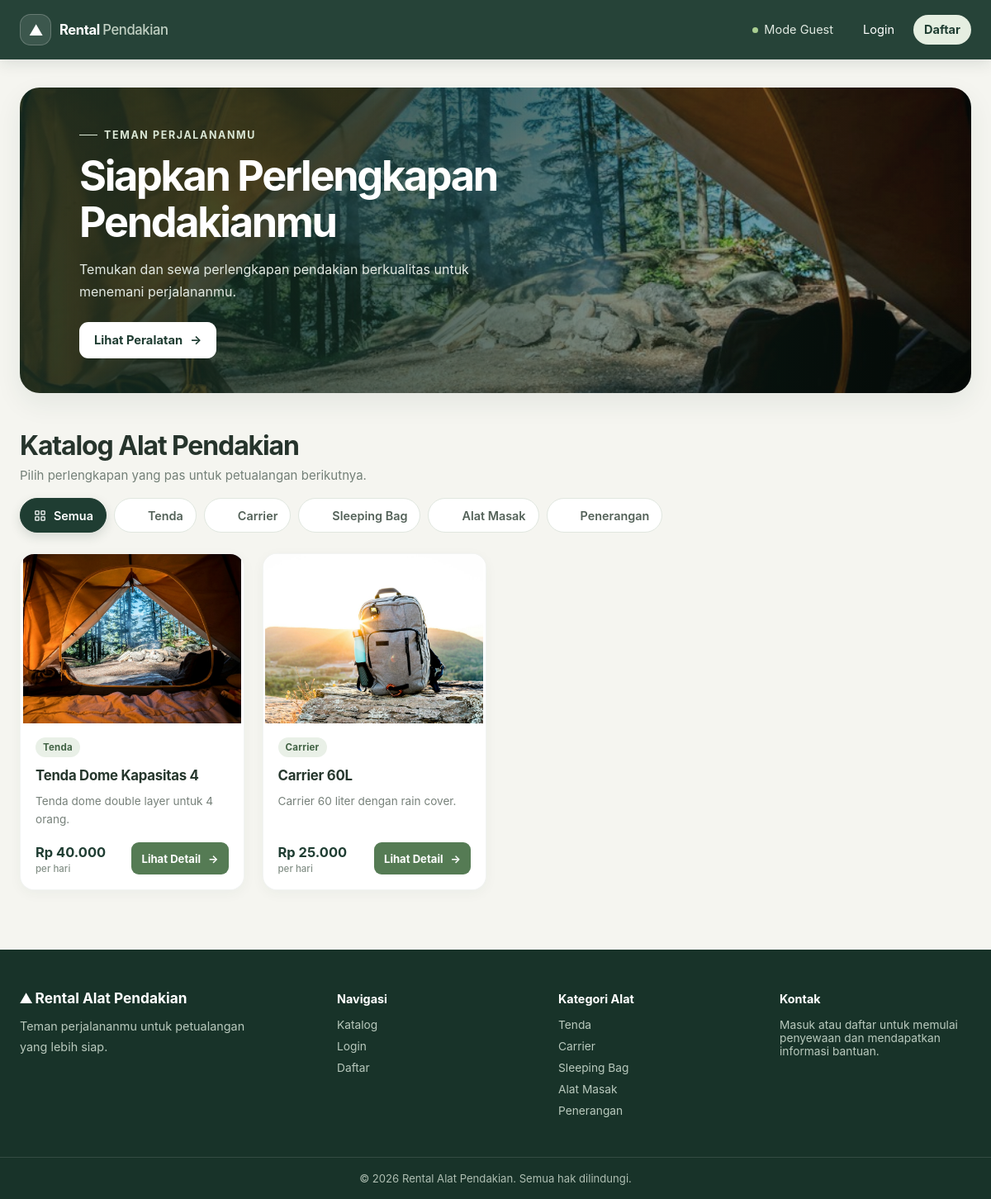
The page / on the database its author committed.
### tables this page shows
CREATE TABLE categories (
  id    INT AUTO_INCREMENT PRIMARY KEY,
  nama  VARCHAR(50) NOT NULL,
  slug  VARCHAR(60) NOT NULL UNIQUE
);

CREATE TABLE products (
  id              INT AUTO_INCREMENT PRIMARY KEY,
  category_id     INT NOT NULL,
  nama            VARCHAR(150) NOT NULL,
  deskripsi       TEXT,
  harga_per_hari  INT NOT NULL,
  deposit         INT NOT NULL DEFAULT 0,          
  gambar          VARCHAR(255),
  is_active       TINYINT(1) NOT NULL DEFAULT 1,
  created_at      TIMESTAMP DEFAULT CURRENT_TIMESTAMP,
  FOREIGN KEY (category_id) REFERENCES categories(id)
);

### includes/functions.php (called while the page is built, shortened)
<?php
function e($s){ return htmlspecialchars((string)$s, ENT_QUOTES, 'UTF-8'); }
function rp($n){ return 'Rp ' . number_format($n, 0, ',', '.'); }

### index.php (the view, shortened to what this page needs)
<?php include 'includes/header.php';
$cats = $pdo->query("SELECT * FROM categories")->fetchAll();
$slug = $_GET['kategori'] ?? '';
$sql = "SELECT p.*, c.nama AS kategori, c.slug AS kategori_slug FROM products p JOIN categories c ON c.id=p.category_id WHERE p.is_active=1";
$args = [];
$st = $pdo->prepare($sql); $st->execute($args); $produk = $st->fetchAll();
$imageByCategory = [
  'tenda' => 'tenda.jpg',
  'carrier' => 'carrier.jpg',
  'sleeping-bag' => 'sleeping-bag.jpg',
  'alat-masak' => 'alat-masak.jpg',
  'penerangan' => 'penerangan.jpg',
];
$categoryIcons = [
  'tenda' => '<svg viewBox="0 0 24 24" fill="none" stroke="currentColor" stroke-width="1.7" stroke-linecap="round" stroke-linejoin="round"><path d="m3 20 9-16 9 16H3Z"/><path d="m12 4 3 16M12 13l-3 7"/></svg>',
  'carrier' => '<svg viewBox="0 0 24 24" fill="none" stroke="currentColor" stroke-width="1.7" stroke-linecap="round" stroke-linejoin="round"><path d="M8 5a4 4 0 0 1 8 0"/><path d="M6 7h12l2 13H4L6 7Z"/><path d="M8 11h8v5H8zM6 9l-2 2m14-2 2 2"/></svg>',
  'sleeping-bag' => '<svg viewBox="0 0 24 24" fill="none" stroke="currentColor" stroke-width="1.7" stroke-linecap="round" stroke-linejoin="round"><path d="M3 18h18M5 18v-5a3 3 0 0 1 3-3h8a3 3 0 0 1 3 3v5"/><path d="M7 10V7a2 2 0 0 1 2-2h6a2 2 0 0 1 2 2v3"/></svg>',
  'alat-masak' => '<svg viewBox="0 0 24 24" fill="none" stroke="currentColor" stroke-width="1.7" stroke-linecap="round" stroke-linejoin="round"><path d="M4 10h16l-2 10H6L4 10Z"/><path d="M3 7h18M8 4v3m8-3v3M8 14h8"/></svg>',
  'penerangan' => '<svg viewBox="0 0 24 24" fill="none" stroke="currentColor" stroke-width="1.7" stroke-linecap="round" stroke-linejoin="round"><path d="m14 3 7 7-10 10-7-7L14 3Z"/><path d="m11 6 7 7M3 21l3-3M6 10l8 8"/></svg>',
];
?>
<section class="catalog-hero">
  <div class="hero-copy">
    <span class="hero-eyebrow">Teman perjalananmu</span>
    <h1>Siapkan Perlengkapan Pendakianmu</h1>
    <p>Temukan dan sewa perlengkapan pendakian berkualitas untuk menemani perjalananmu.</p>
    <a class="btn btn-light" href="#produk">Lihat Peralatan <span aria-hidden="true">→</span></a>
  </div>
</section>
<section id="produk" aria-labelledby="catalog-title">
  <div class="catalog-heading">
    <div>
      <h2 id="catalog-title">Katalog Alat Pendakian</h2>
      <p>Pilih perlengkapan yang pas untuk petualangan berikutnya.</p>
    </div>
  </div>
  <div class="category-list" aria-label="Filter kategori">
    <a class="chip <?= !$slug ? 'on' : '' ?>" href="index.php">
      <span class="category-icon" aria-hidden="true"></span>
      Semua
    </a>
    <?php foreach ($cats as $c): ?>
      <a class="chip <?= $slug === $c['slug'] ? 'on' : '' ?>" href="?kategori=<?= e($c['slug']) ?>">
        <span class="category-icon" aria-hidden="true"><?= $categoryIcons[$c['slug']] ?? '' ?></span>
        <?= e($c['nama']) ?>
      </a>
    <?php endforeach; ?>
  </div>
  <?php if ($produk): ?>
    <div class="grid">
      <?php foreach ($produk as $p):
        $fallbackImage = 'assets/images/catalog/' . ($imageByCategory[$p['kategori_slug']] ?? $imageByCategory['tenda']);
        $uploadedImage = !empty($p['gambar']) ? basename($p['gambar']) : '';
        $image = $uploadedImage && is_file(__DIR__ . '/uploads/produk/' . $uploadedImage)
          ? 'uploads/produk/' . $uploadedImage
          : $fallbackImage;
        $deskripsi = trim((string)($p['deskripsi'] ?? ''));
      ?>
        <article class="card">
          <div class="card-image">
            <img src="<?= e($image) ?>" alt="<?= e($p['nama']) ?>" loading="lazy">
          </div>
          <div class="card-content">
            <span class="category-badge"><?= e($p['kategori']) ?></span>
            <h3><?= e($p['nama']) ?></h3>
            <p class="card-description"><?= e($deskripsi) ?></p>
            <div class="card-bottom">
              <div class="price"><?= rp($p['harga_per_hari']) ?><small>per hari</small></div>
              <a class="btn" href="produk.php?id=<?= (int)$p['id'] ?>">Lihat Detail <span aria-hidden="true">→</span></a>
            </div>
          </div>
        </article>
      <?php endforeach; ?>
    </div>
  <?php endif; ?>
</section>
<?php include 'includes/footer.php'; ?>

### includes/header.php (shortened to what this page needs)
<?php require_once __DIR__ . '/functions.php'; ?>
<!DOCTYPE html><html lang="id"><head><meta charset="UTF-8">
<title>Rental Alat Pendakian</title><link rel="stylesheet" href="assets/css/style.css"></head><body>
<nav><a class="brand" href="index.php"><span class="brand-mark" aria-hidden="true">⛰</span><span>Rental <span class="brand-sub">Pendakian</span></span></a><div>
<?php if (!empty($_SESSION['user_id']) && ($_SESSION['user_role'] ?? '') === 'user'): ?>
  <a href="riwayat.php">Sewa Saya</a>
  <a href="logout.php">Logout <?= e($_SESSION['user_username']) ?></a>
<?php else: ?><span class="guest-label">Mode Guest</span><a href="login.php">Login</a><a href="register.php">Daftar</a><?php endif; ?>
</div></nav><main>

### includes/footer.php
</main>
<footer>
  <div class="footer-inner">
    <div class="footer-about">
      <div class="footer-brand">⛰ Rental Alat Pendakian</div>
      <p>Teman perjalananmu untuk petualangan yang lebih siap.</p>
    </div>
    <div class="footer-col">
      <h3>Navigasi</h3>
      <a href="index.php">Katalog</a>
      <a href="login.php">Login</a>
      <a href="register.php">Daftar</a>
    </div>
    <div class="footer-col">
      <h3>Kategori Alat</h3>
      <a href="index.php?kategori=tenda">Tenda</a>
      <a href="index.php?kategori=carrier">Carrier</a>
      <a href="index.php?kategori=sleeping-bag">Sleeping Bag</a>
      <a href="index.php?kategori=alat-masak">Alat Masak</a>
      <a href="index.php?kategori=penerangan">Penerangan</a>
    </div>
    <div class="footer-col">
      <h3>Kontak</h3>
      <p>Masuk atau daftar untuk memulai penyewaan dan mendapatkan informasi bantuan.</p>
    </div>
  </div>
  <div class="footer-bottom">© <?= date('Y') ?> Rental Alat Pendakian. Semua hak dilindungi.</div>
</footer>
</body></html>

### rows shown on the page
categories: nama "Tenda"
categories: nama "Carrier"
categories: nama "Sleeping Bag"
categories: nama "Alat Masak"
categories: nama "Penerangan"
products: gambar.slug (picture), category.nama "Tenda", nama "Tenda Dome Kapasitas 4", deskripsi "Tenda dome double layer untuk 4 orang.", harga_per_hari "Rp 40.000"
products: gambar.slug (picture), category.nama "Carrier", nama "Carrier 60L", deskripsi "Carrier 60 liter dengan rain cover.", harga_per_hari "Rp 25.000"
